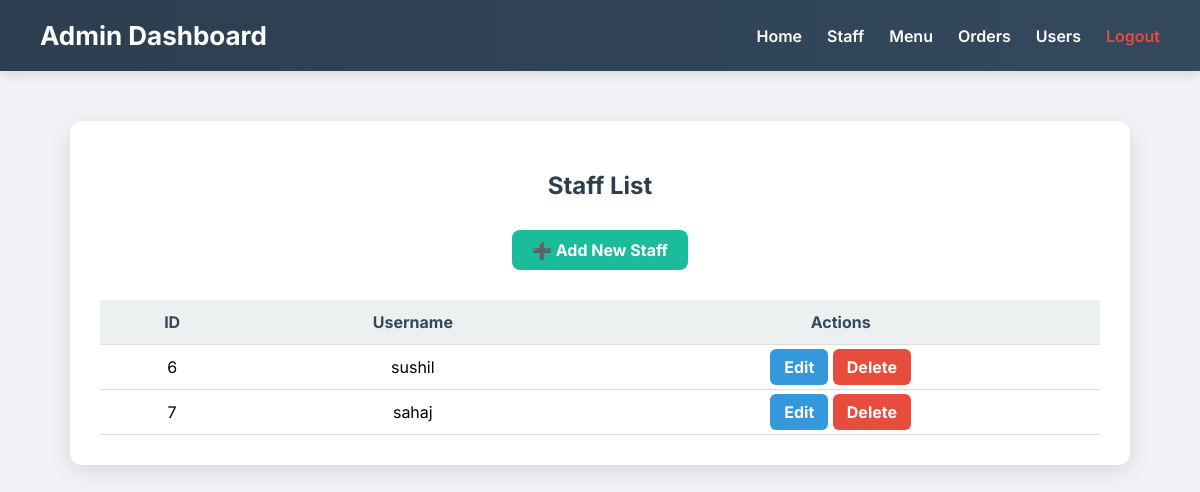
Before: /staff_list.php with the older database file.
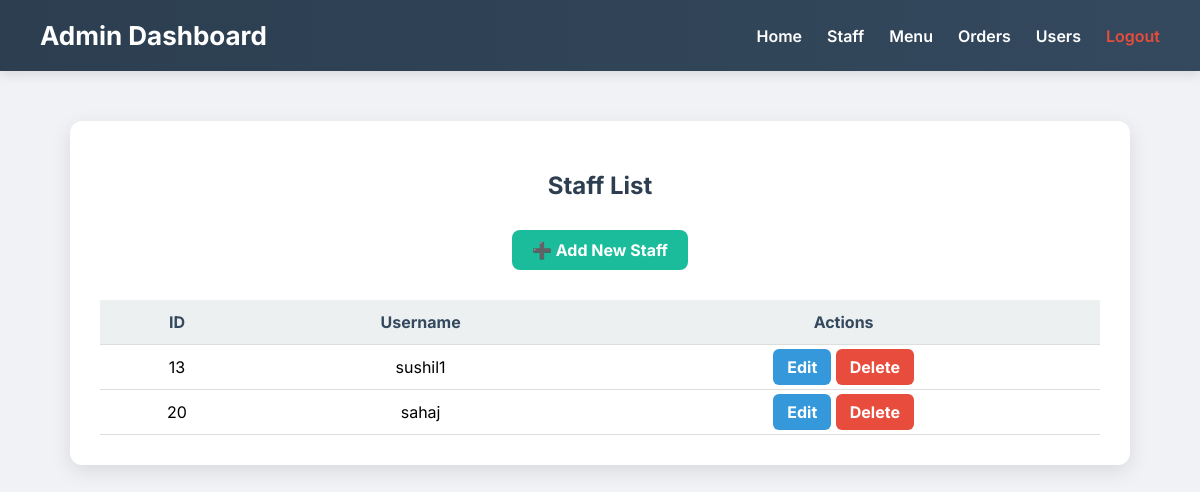
After: the same page with the newer database file.
### tables this page shows
CREATE TABLE `users` (
  `id` int(11) NOT NULL,
  `username` varchar(50) NOT NULL,
  `password` varchar(255) NOT NULL,
  `role` enum('admin','staff','user') DEFAULT 'user'
);

### staff_list.php (the view, shortened to what this page needs)
<?php
include 'db_connect.php';
$stmt = $conn->prepare("SELECT * FROM users WHERE role = 'staff'");
$stmt->execute();
$staffList = $stmt->fetchAll(PDO::FETCH_ASSOC);
?>
<!DOCTYPE html>
<html lang="en">
<head>
</head>
<body>
     <div class="navbar">
    <h1>Admin Dashboard</h1>
    <ul>
        <li> <a href="admin_dashboard.php">Home</a></li>
        <li><a href="manage_staff.php">Staff</a></li>
        <li><a href="manage_menu.php">Menu</a></li>
        <li><a href="view_orders.php">Orders</a></li>
        <li><a href="manage_users.php">Users</a></li>
        <li><a class="logout" href="logout.php">Logout</a></li>
    </ul>
</div>
<div class="container">
    <h2>Staff List</h2>
    <a href="add_staff.php" class="add-button">➕ Add New Staff</a>
    <table>
        <thead>
            <tr>
                <th>ID</th>
                <th>Username</th>
                <th>Actions</th>
            </tr>
        </thead>
        <tbody>
            <?php if (count($staffList) > 0): ?>
                <?php foreach ($staffList as $staff): ?>
                    <tr>
                        <td><?= htmlspecialchars($staff['id']) ?></td>
                        <td><?= htmlspecialchars($staff['username']) ?></td>
                        <td>
                            <a href="edit_staff.php?id=<?= $staff['id'] ?>" class="button edit">Edit</a>
                            <a href="delete_staff.php?id=<?= $staff['id'] ?>" class="button delete" onclick="return confirm('Are you sure you want to delete this staff member?');">Delete</a>
                        </td>
                    </tr>
                <?php endforeach; ?>
            <?php else: ?>
                <tr>
                    <td colspan="3">No staff members found.</td>
                </tr>
            <?php endif; ?>
        </tbody>
    </table>
</div>
</body>
</html>

Changed rows visible on the page:
removed users: id "6", username "sushil"
removed users: id "7", username "sahaj"
added users: id "13", username "sushil1"
added users: id "20", username "sahaj"
